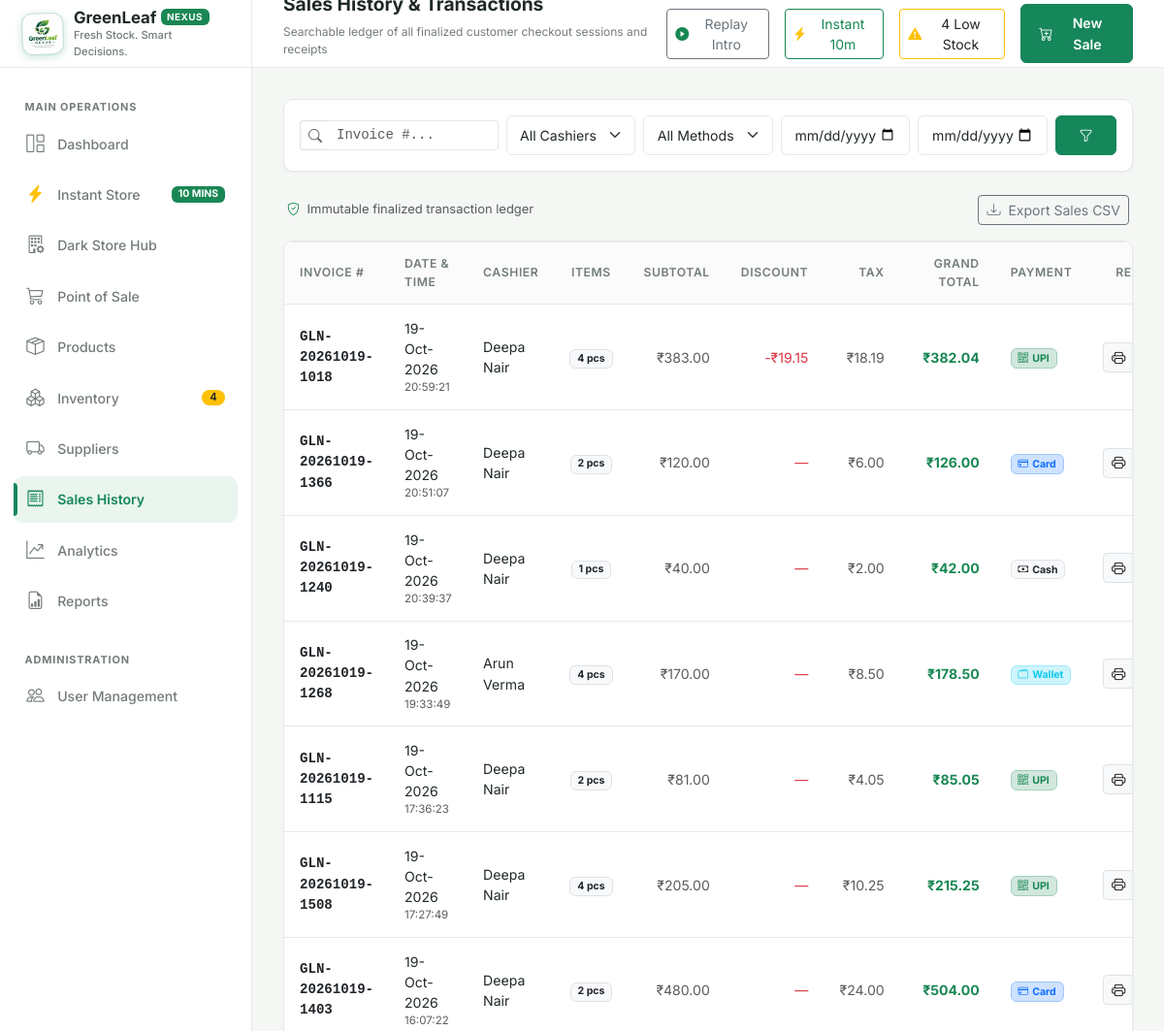
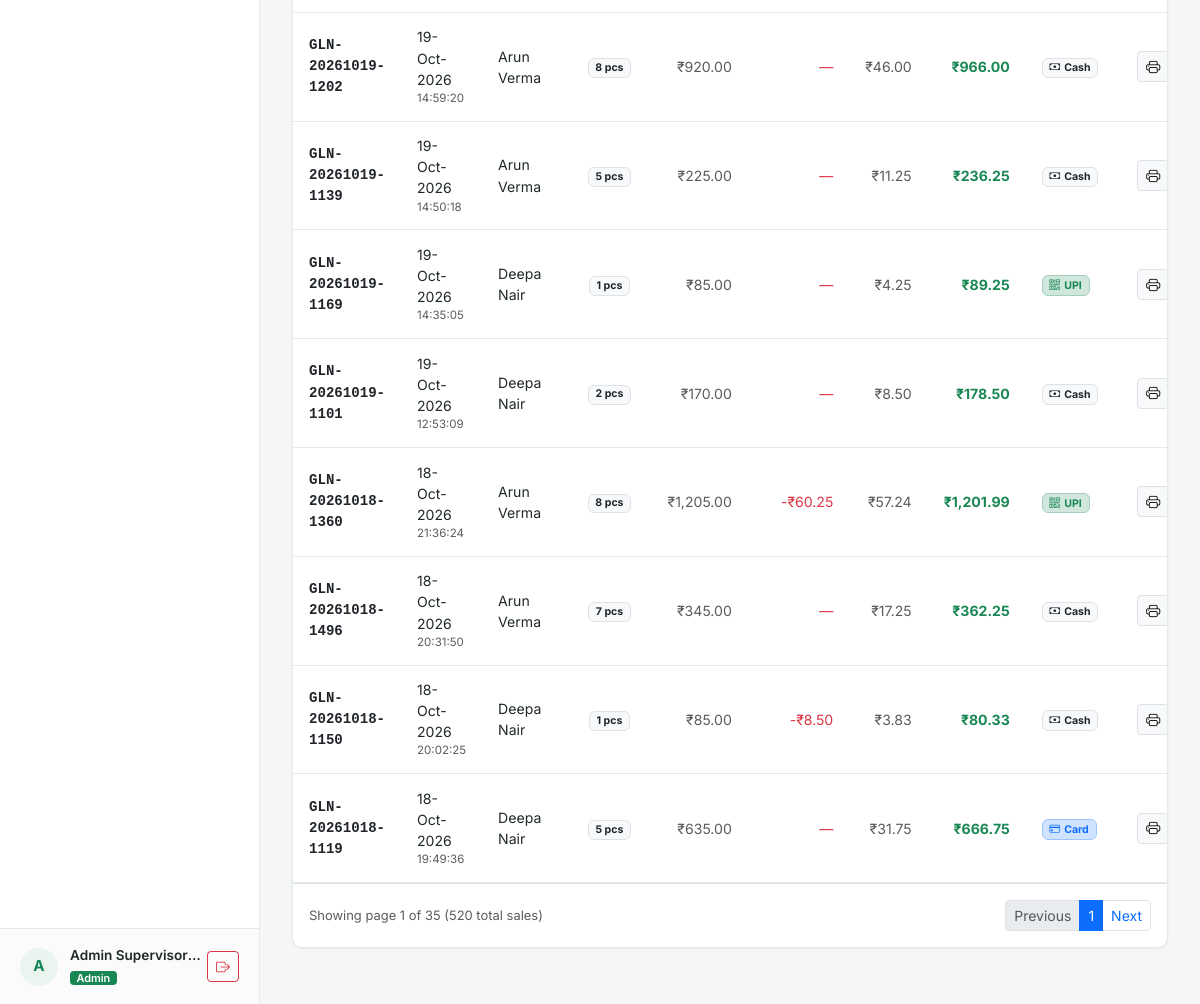
The page /sales/ (signed in) on the database as committed earlier (2 pictures, top to bottom).
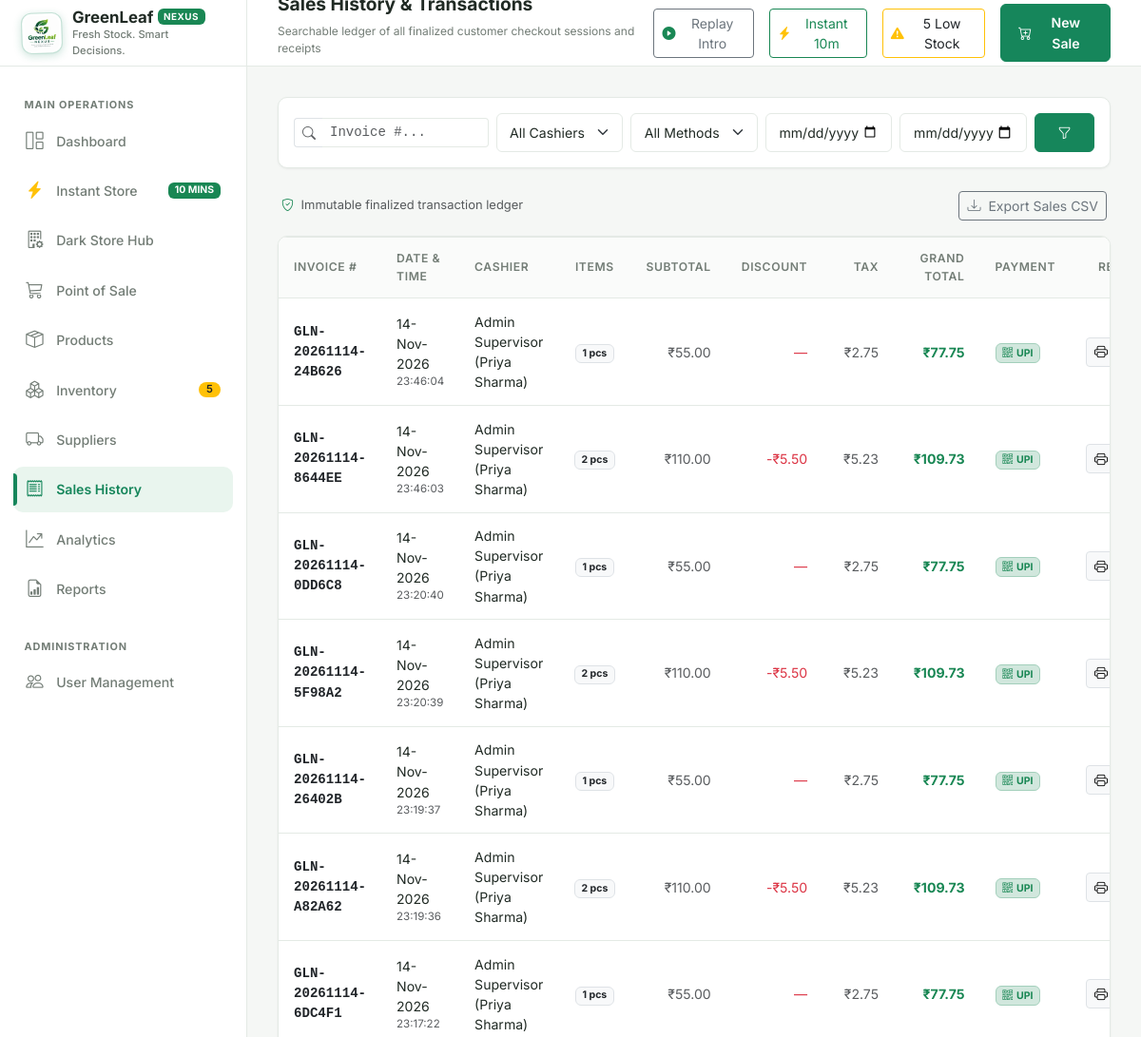
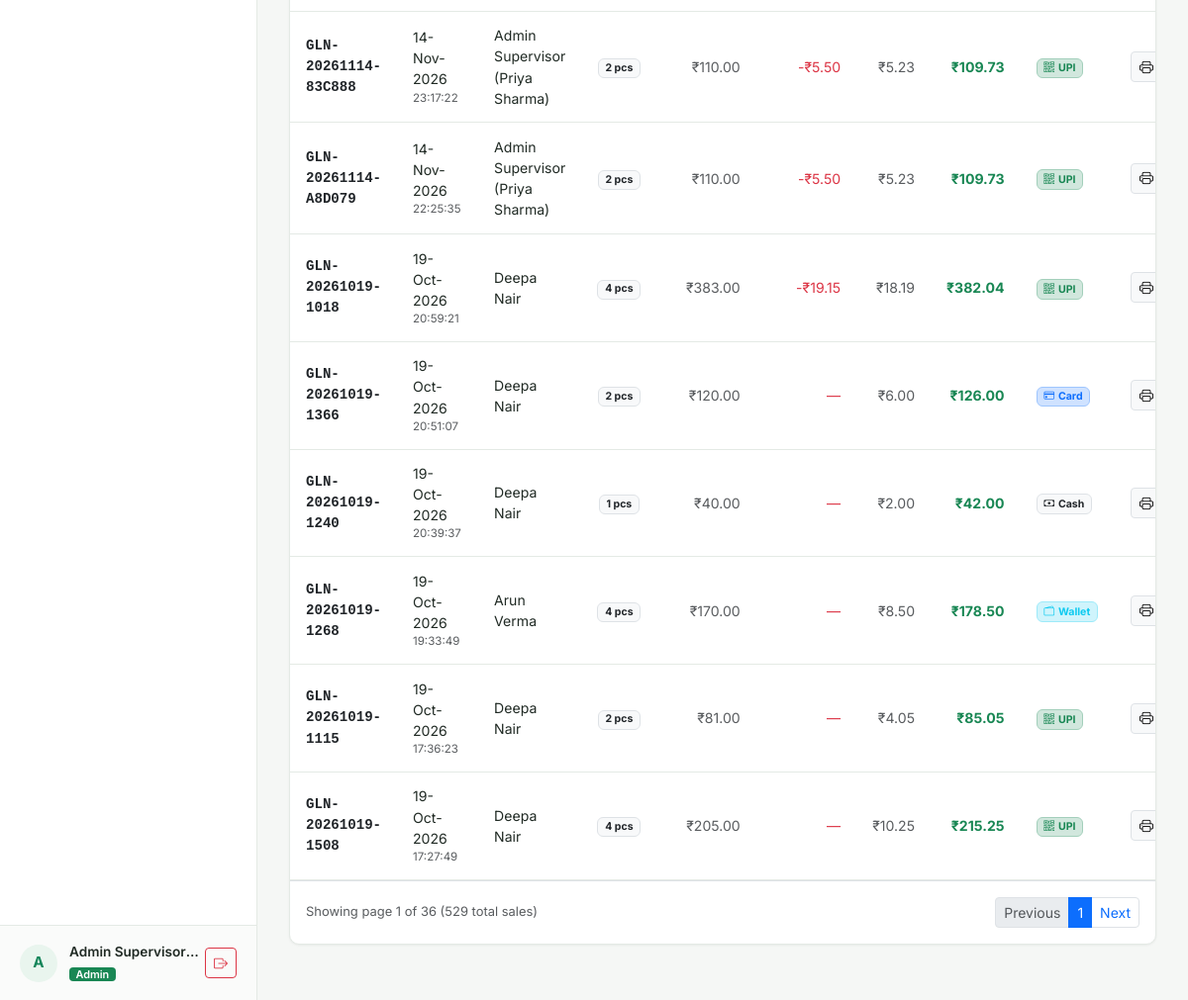
The same page on the database as committed later (2 pictures, top to bottom).
### models/sale.py (models this page shows, shortened)
class Sale(db.Model):
    __tablename__ = "sales"
    sale_id = db.Column(db.Integer, primary_key=True, autoincrement=True)
    invoice_number = db.Column(db.String(50), unique=True, nullable=False, index=True)
    sale_date = db.Column(db.Date, nullable=False, default=date.today, index=True)
    sale_time = db.Column(db.Time, nullable=False, default=lambda: datetime.now().time())
    user_id = db.Column(db.Integer, db.ForeignKey("users.user_id"), nullable=False, index=True)
    subtotal = db.Column(db.Float, nullable=False, default=0.0)
    discount_amount = db.Column(db.Float, nullable=False, default=0.0)
    tax_amount = db.Column(db.Float, nullable=False, default=0.0)
    total_amount = db.Column(db.Float, nullable=False, default=0.0)
    payment_method = db.Column(db.String(30), nullable=False, default="Cash")
    transaction_status = db.Column(db.String(20), nullable=False, default="completed", index=True)
    customer_name = db.Column(db.String(100), nullable=True)
    customer_phone = db.Column(db.String(30), nullable=True)
    notes = db.Column(db.Text, nullable=True)
    created_at = db.Column(db.DateTime, default=datetime.utcnow, nullable=False, index=True)
    cashier = db.relationship("User", back_populates="sales")
    items = db.relationship("SaleItem", back_populates="sale", cascade="all, delete-orphan", lazy="joined")
    @property
    def total_quantity(self):
        return sum(item.quantity for item in self.items) if self.items else 0

### models/user.py (models this page shows, shortened)
class User(UserMixin, db.Model):
    __tablename__ = "users"
    user_id = db.Column(db.Integer, primary_key=True, autoincrement=True)
    username = db.Column(db.String(50), unique=True, nullable=False, index=True)
    full_name = db.Column(db.String(100), nullable=False)
    password_hash = db.Column(db.String(255), nullable=False)
    role = db.Column(db.String(20), nullable=False, default="cashier")  # 'admin' or 'cashier'
    is_active = db.Column(db.Boolean, default=True, nullable=False)
    created_at = db.Column(db.DateTime, default=datetime.utcnow, nullable=False)
    sales = db.relationship("Sale", back_populates="cashier", lazy="dynamic")
    movements = db.relationship("InventoryMovement", back_populates="user", lazy="dynamic")
    audit_logs = db.relationship("AuditLog", back_populates="user", lazy="dynamic")
    @property
    def is_admin(self):
        return self.role == "admin"

### models/sale_item.py (models this page shows, shortened)
class SaleItem(db.Model):
    __tablename__ = "sale_items"
    sale_item_id = db.Column(db.Integer, primary_key=True, autoincrement=True)
    sale_id = db.Column(db.Integer, db.ForeignKey("sales.sale_id", ondelete="CASCADE"), nullable=False, index=True)
    product_id = db.Column(db.Integer, db.ForeignKey("products.product_id", ondelete="SET NULL"), nullable=True, index=True)
    product_name_snapshot = db.Column(db.String(120), nullable=False)
    quantity = db.Column(db.Integer, nullable=False)
    unit_price = db.Column(db.Float, nullable=False)
    unit_cost_snapshot = db.Column(db.Float, nullable=False, default=0.0)
    discount_amount = db.Column(db.Float, nullable=False, default=0.0)
    line_total = db.Column(db.Float, nullable=False)
    sale = db.relationship("Sale", back_populates="items")
    product = db.relationship("Product", back_populates="sale_items")

### routes/sales.py (the view)
@sales_bp.route("/")
@login_required
def index():
    page = request.args.get("page", 1, type=int)
    search_invoice = request.args.get("invoice", "").strip()
    cashier_id = request.args.get("cashier_id", type=int)
    payment_method = request.args.get("payment_method", "").strip()
    start_date_str = request.args.get("start_date", "").strip()
    end_date_str = request.args.get("end_date", "").strip()
    min_total = request.args.get("min_total", type=float)
    max_total = request.args.get("max_total", type=float)
    query = Sale.query.filter_by(transaction_status="completed")
    if not current_user.is_admin:
        query = query.filter(Sale.user_id == current_user.user_id)
    elif cashier_id:
        query = query.filter(Sale.user_id == cashier_id)
    if search_invoice:
        query = query.filter(Sale.invoice_number.ilike(f"%{search_invoice}%"))
    if payment_method:
        query = query.filter(Sale.payment_method == payment_method)
    if start_date_str:
        try:
            start_d = date.fromisoformat(start_date_str)
            query = query.filter(Sale.sale_date >= start_d)
        except ValueError:
            pass
    if end_date_str:
        try:
            end_d = date.fromisoformat(end_date_str)
            query = query.filter(Sale.sale_date <= end_d)
        except ValueError:
            pass
    if min_total is not None:
        query = query.filter(Sale.total_amount >= min_total)
    if max_total is not None:
        query = query.filter(Sale.total_amount <= max_total)
    pagination = query.order_by(Sale.sale_date.desc(), Sale.sale_time.desc()).paginate(
        page=page, per_page=15, error_out=False
    )
    sales = pagination.items
    cashiers = User.query.filter_by(is_active=True).all() if current_user.is_admin else []
    return render_template(
        "sales/index.html",
        sales=sales,
        pagination=pagination,
        cashiers=cashiers,
        search_invoice=search_invoice,
        cashier_id=cashier_id,
        payment_method=payment_method,
        start_date=start_date_str,
        end_date=end_date_str,
        min_total=min_total,
        max_total=max_total,
    )

### templates/sales/index.html (shortened to what the changed rows need)
{% extends "base.html" %}
{% block content %}
<div class="card-custom p-0 overflow-hidden mb-4">
  <div class="table-responsive">
    <table class="table-custom mb-0">
      <thead>
        <tr>
          <th>Invoice #</th>
          <th>Date & Time</th>
          <th>Cashier</th>
          <th class="text-center">Items</th>
          <th class="text-end">Subtotal</th>
          <th class="text-end">Discount</th>
          <th class="text-end">Tax</th>
          <th class="text-end">Grand Total</th>
          <th>Payment</th>
          <th class="text-end">Receipt</th>
        </tr>
      </thead>
      <tbody>
        {% for s in sales %}
        <tr>
          <td class="font-monospace small fw-bold">
            <a href="{{ url_for('sales.details', sale_id=s.sale_id) }}" class="text-dark text-decoration-none">
              {{ s.invoice_number }}
            </a>
          </td>
          <td class="small">
            <div>{{ s.sale_date.strftime('%d-%b-%Y') }}</div>
            <div class="text-muted" style="font-size: 0.72rem;">{{ s.sale_time.strftime('%H:%M:%S') if s.sale_time else '' }}</div>
          </td>
          <td>{{ s.cashier.full_name if s.cashier else 'System / Cashier' }}</td>
          <td class="text-center">
            <span class="badge bg-light text-dark border">{{ s.total_quantity }} pcs</span>
          </td>
          <td class="text-end text-muted small">{{ s.subtotal|currency }}</td>
          <td class="text-end text-danger small">
            {% if s.discount_amount > 0 %}-{{ s.discount_amount|currency }}{% else %}—{% endif %}
          </td>
          <td class="text-end text-muted small">{{ s.tax_amount|currency }}</td>
          <td class="text-end fw-bold text-success">{{ s.total_amount|currency }}</td>
          <td>
            {% if s.payment_method == 'UPI' %}
              <span class="badge bg-success-subtle text-success border border-success-subtle"><i class="bi bi-qr-code me-1"></i>UPI</span>
            {% elif s.payment_method == 'Card' %}
              <span class="badge bg-primary-subtle text-primary border border-primary-subtle"><i class="bi bi-credit-card me-1"></i>Card</span>
            {% elif s.payment_method == 'Digital Wallet' %}
              <span class="badge bg-info-subtle text-info border border-info-subtle"><i class="bi bi-wallet2 me-1"></i>Wallet</span>
            {% else %}
              <span class="badge bg-light text-dark border"><i class="bi bi-cash me-1"></i>Cash</span>
            {% endif %}
          </td>
          <td class="text-end">
            <div class="d-inline-flex gap-1">
              <a href="{{ url_for('sales.receipt', sale_id=s.sale_id) }}" target="_blank" class="btn btn-sm btn-light border py-1 px-2" title="Print Thermal Receipt">
                <i class="bi bi-printer"></i>
              </a>
            </div>
          </td>
        </tr>
        {% endfor %}
      </tbody>
    </table>
  </div>
  {% if pagination.pages > 1 %}
  <div class="p-3 border-top d-flex align-items-center justify-content-between">
    <div class="text-muted small">
      Showing page {{ pagination.page }} of {{ pagination.pages }} ({{ pagination.total }} total sales)
    </div>
    <ul class="pagination pagination-sm mb-0">
      <li class="page-item {% if not pagination.has_prev %}disabled{% endif %}">
        <a class="page-link" href="{{ url_for('sales.index', page=pagination.prev_num, invoice=search_invoice, cashier_id=cashier_id, payment_method=payment_method, start_date=start_date, end_date=end_date) }}">Previous</a>
      </li>
      <li class="page-item active"><span class="page-link">{{ pagination.page }}</span></li>
      <li class="page-item {% if not pagination.has_next %}disabled{% endif %}">
        <a class="page-link" href="{{ url_for('sales.index', page=pagination.next_num, invoice=search_invoice, cashier_id=cashier_id, payment_method=payment_method, start_date=start_date, end_date=end_date) }}">Next</a>
      </li>
    </ul>
  </div>
  {% endif %}
</div>
{% endblock %}

### templates/base.html (shortened to what the changed rows need)
<!DOCTYPE html>
<html lang="en">
<head>
  <link href="https://cdn.jsdelivr.net/npm/bootstrap@5.3.3/dist/css/bootstrap.min.css" rel="stylesheet">
  <link href="https://cdn.jsdelivr.net/npm/bootstrap-icons@1.11.3/font/bootstrap-icons.min.css" rel="stylesheet">
  <link href="{{ url_for('static', filename='css/style.css') }}" rel="stylesheet">
</head>
<body>
<div class="app-container">
  <aside class="app-sidebar" id="appSidebar">
    <a href="{{ url_for('dashboard.index') if current_user.is_authenticated and current_user.is_admin else url_for('pos.index') }}" class="brand-section text-decoration-none">
      <div class="brand-text">
        <h1 class="d-flex align-items-center gap-1 mb-0">
          GreenLeaf <span class="badge bg-success text-white fw-bold" style="font-size: 0.62rem; letter-spacing: 0.5px;">NEXUS</span>
        </h1>
      </div>
    </a>
    <nav class="sidebar-nav">
      {% if current_user.is_authenticated and current_user.is_admin %}
      <a href="{{ url_for('inventory.index') }}" class="nav-link-custom {% if request.endpoint and request.endpoint.startswith('inventory.') %}active{% endif %}">
        <i class="bi bi-boxes"></i>
        <span>Inventory</span>
        {% if LOW_STOCK_GLOBAL_COUNT > 0 %}
          <span class="badge bg-warning text-dark sidebar-badge">{{ LOW_STOCK_GLOBAL_COUNT }}</span>
        {% endif %}
      </a>
      {% endif %}
    </nav>
  </aside>
  <div class="main-wrapper">
    <header class="app-topbar">
      <div class="d-flex align-items-center gap-3">
        <div class="topbar-title-section">
          <h2>{% block page_title %}Overview{% endblock %}</h2>
        </div>
      </div>
      <div class="topbar-actions">
        {% if LOW_STOCK_GLOBAL_COUNT > 0 and current_user.is_authenticated and current_user.is_admin %}
        <a href="{{ url_for('inventory.index', filter='low_stock') }}" class="btn btn-sm btn-outline-warning text-dark d-none d-md-inline-flex align-items-center gap-1" title="Low stock products require attention">
          <i class="bi bi-exclamation-triangle-fill text-warning"></i>
          <span>{{ LOW_STOCK_GLOBAL_COUNT }} Low Stock</span>
        </a>
        {% endif %}
      </div>
    </header>
    <main class="content-body">
      {% block content %}{% endblock %}
    </main>
  </div>
</div>
</body>
</html>

Rows that differ between the two databases and show on the page:
no longer on this page (row unchanged): Sale: invoice_number "GLN-20261019-1403", sale_date "19-Oct-2026", sale_time "16:07:22", cashier "Deepa Nair", total_quantity "2", subtotal "₹480.00", tax_amount "₹24.00", total_amount "₹504.00", payment_method "Card" (drawn)
no longer on this page (row unchanged): Sale: invoice_number "GLN-20261019-1202", sale_date "19-Oct-2026", sale_time "14:59:20", cashier "Arun Verma", total_quantity "8", subtotal "₹920.00", tax_amount "₹46.00", total_amount "₹966.00", payment_method "Cash" (drawn)
no longer on this page (row unchanged): Sale: invoice_number "GLN-20261019-1139", sale_date "19-Oct-2026", sale_time "14:50:18", cashier "Arun Verma", total_quantity "5", subtotal "₹225.00", tax_amount "₹11.25", total_amount "₹236.25", payment_method "Cash" (drawn)
no longer on this page (row unchanged): Sale: invoice_number "GLN-20261019-1169", sale_date "19-Oct-2026", sale_time "14:35:05", cashier "Deepa Nair", total_quantity "1", subtotal "₹85.00", tax_amount "₹4.25", total_amount "₹89.25", payment_method "UPI" (drawn)
no longer on this page (row unchanged): Sale: invoice_number "GLN-20261019-1101", sale_date "19-Oct-2026", sale_time "12:53:09", cashier "Deepa Nair", total_quantity "2", subtotal "₹170.00", tax_amount "₹8.50", total_amount "₹178.50", payment_method "Cash" (drawn)
no longer on this page (row unchanged): Sale: invoice_number "GLN-20261018-1360", sale_date "18-Oct-2026", sale_time "21:36:24", cashier "Arun Verma", total_quantity "8", subtotal "₹1,205.00", discount_amount "₹60.25", tax_amount "₹57.24", total_amount "₹1,201.99", payment_method "UPI" (drawn)
no longer on this page (row unchanged): Sale: invoice_number "GLN-20261018-1496", sale_date "18-Oct-2026", sale_time "20:31:50", cashier "Arun Verma", total_quantity "7", subtotal "₹345.00", tax_amount "₹17.25", total_amount "₹362.25", payment_method "Cash" (drawn)
no longer on this page (row unchanged): Sale: invoice_number "GLN-20261018-1150", sale_date "18-Oct-2026", sale_time "20:02:25", cashier "Deepa Nair", total_quantity "1", subtotal "₹85.00", discount_amount "₹8.50", tax_amount "₹3.83", total_amount "₹80.33", payment_method "Cash" (drawn)
no longer on this page (row unchanged): Sale: invoice_number "GLN-20261018-1119", sale_date "18-Oct-2026", sale_time "19:49:36", cashier "Deepa Nair", total_quantity "5", subtotal "₹635.00", tax_amount "₹31.75", total_amount "₹666.75", payment_method "Card" (drawn)
added Sale: invoice_number "GLN-20261114-24B626", sale_date "14-Nov-2026", sale_time "23:46:04", cashier "Admin Supervisor (Priya Sharma)", total_quantity "1", subtotal "₹55.00", tax_amount "₹2.75", total_amount "₹77.75", payment_method "UPI" (drawn)
added Sale: invoice_number "GLN-20261114-8644EE", sale_date "14-Nov-2026", sale_time "23:46:03", cashier "Admin Supervisor (Priya Sharma)", total_quantity "2", subtotal "₹110.00", discount_amount "₹5.50", tax_amount "₹5.23", total_amount "₹109.73", payment_method "UPI" (drawn)
added Sale: invoice_number "GLN-20261114-0DD6C8", sale_date "14-Nov-2026", sale_time "23:20:40", cashier "Admin Supervisor (Priya Sharma)", total_quantity "1", subtotal "₹55.00", tax_amount "₹2.75", total_amount "₹77.75", payment_method "UPI" (drawn)
added Sale: invoice_number "GLN-20261114-5F98A2", sale_date "14-Nov-2026", sale_time "23:20:39", cashier "Admin Supervisor (Priya Sharma)", total_quantity "2", subtotal "₹110.00", discount_amount "₹5.50", tax_amount "₹5.23", total_amount "₹109.73", payment_method "UPI" (drawn)
added Sale: invoice_number "GLN-20261114-26402B", sale_date "14-Nov-2026", sale_time "23:19:37", cashier "Admin Supervisor (Priya Sharma)", total_quantity "1", subtotal "₹55.00", tax_amount "₹2.75", total_amount "₹77.75", payment_method "UPI" (drawn)
added Sale: invoice_number "GLN-20261114-A82A62", sale_date "14-Nov-2026", sale_time "23:19:36", cashier "Admin Supervisor (Priya Sharma)", total_quantity "2", subtotal "₹110.00", discount_amount "₹5.50", tax_amount "₹5.23", total_amount "₹109.73", payment_method "UPI" (drawn)
added Sale: invoice_number "GLN-20261114-6DC4F1", sale_date "14-Nov-2026", sale_time "23:17:22", cashier "Admin Supervisor (Priya Sharma)", total_quantity "1", subtotal "₹55.00", tax_amount "₹2.75", total_amount "₹77.75", payment_method "UPI" (drawn)
added Sale: invoice_number "GLN-20261114-83C888", sale_date "14-Nov-2026", sale_time "23:17:22", cashier "Admin Supervisor (Priya Sharma)", total_quantity "2", subtotal "₹110.00", discount_amount "₹5.50", tax_amount "₹5.23", total_amount "₹109.73", payment_method "UPI" (drawn)
added Sale: invoice_number "GLN-20261114-A8D079", sale_date "14-Nov-2026", sale_time "22:25:35", cashier "Admin Supervisor (Priya Sharma)", total_quantity "2", subtotal "₹110.00", discount_amount "₹5.50", tax_amount "₹5.23", total_amount "₹109.73", payment_method "UPI" (drawn)
Other text that changed with them:
{{ LOW_STOCK_GLOBAL_COUNT }}: "4" → "5"
{{ pagination.pages }}: "35" → "36"
{{ pagination.total }}: "520" → "529"
